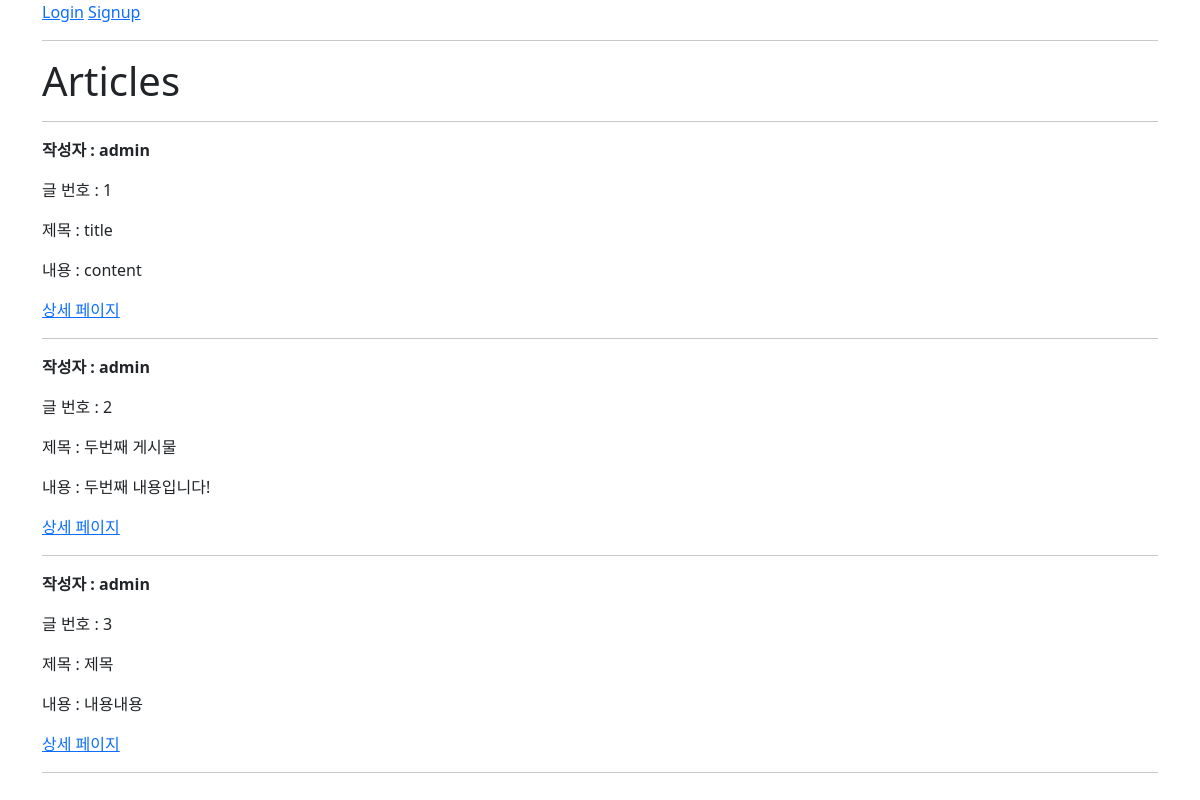
The app's page /articles/ with its own data.
### articles/models.py (models this page shows, shortened)
class Article(models.Model):
    user = models.ForeignKey(settings.AUTH_USER_MODEL, on_delete=models.CASCADE)
    title = models.CharField(max_length=10)
    content = models.TextField()
    created_at = models.DateTimeField(auto_now_add=True)
    updated_at = models.DateTimeField(auto_now=True)

### accounts/models.py (models this page shows)
class User(AbstractUser):
    pass

### articles/views.py (the view)
# urls.py: path('', views.index, name='index'),
@require_safe
def index(request):
    articles = Article.objects.all()
    context = {
        'articles': articles,
    }
    return render(request, 'articles/index.html', context)

### articles/templates/articles/index.html (shortened to what this page needs)
{% extends 'base.html' %}
{% block content %}
  <h1>Articles</h1>
  <hr>
  {% for article in articles %}
    <p><b>작성자 : {{ article.user }}</b></p>
    <p>글 번호 : {{ article.pk }}</p>
    <p>제목 : {{ article.title }}</p>
    <p>내용 : {{ article.content }}</p>
    <a href="{% url 'articles:detail' article.pk %}">상세 페이지</a>
    <hr>
  {% endfor %}
{% endblock content %}

### records on screen
Article: user "admin", pk "1", title "title", content "content"
Article: user "admin", pk "2", title "두번째 게시물", content "두번째 내용입니다!"
Article: user "admin", pk "3", title "제목", content "내용내용"
